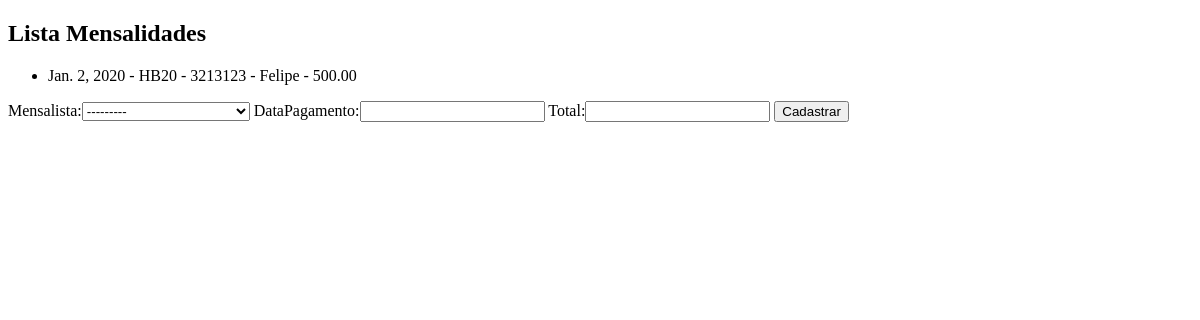
Before: /core/movmen/ with the older database file.
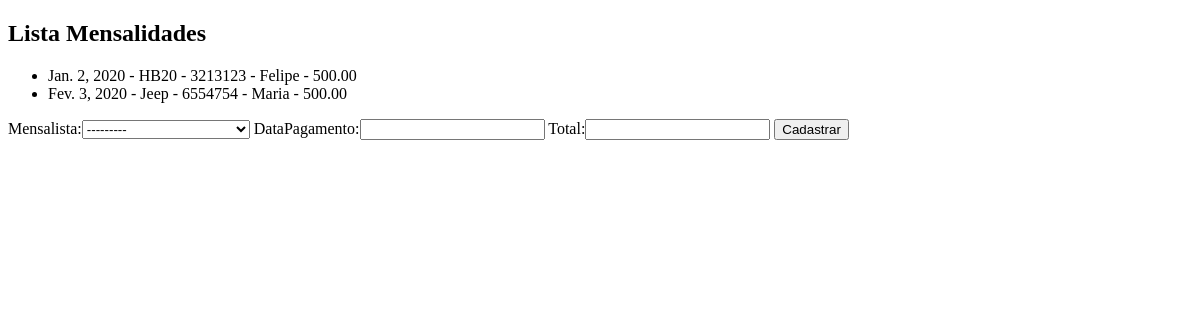
After: the same page with the newer database file.
### core/models.py (models this page shows)
class MovimentosMensalista(models.Model):
    mensalista= models.ForeignKey(mensalista,on_delete=models.SET_NULL, null=True)
    dataPagamento = models.DateField()
    total = models.DecimalField(max_digits=7, decimal_places=2)
    def __str__(self):
        return str(self.mensalista)

class mensalista(models.Model):
    veiculo= models.ForeignKey(veiculo, on_delete=models.SET_NULL, null=True)
    inicio = models.DateField()
    mensalidade = models.DecimalField(max_digits=7, decimal_places=2)
    def __str__(self):
        return str(self.veiculo)

class veiculo(models.Model):
    marca = models.ForeignKey(marca, on_delete=models.SET_NULL, null=True)
    dono = models.ForeignKey(pessoa, on_delete=models.SET_NULL, null=True)
    placa = models.CharField(max_length=7)
    modelo = models.CharField(max_length=30)
    cor = models.CharField(max_length=20)
    observacoes = models.TextField()
    def __str__(self):
        return self.modelo + " - " + self.placa + " - " + str(self.dono)

class pessoa(models.Model):
    nome = models.CharField(max_length=100)
    end = models.CharField(max_length=200)
    telefone = models.CharField(max_length=200)
    def __str__(self):
        return self.nome

### core/views.py (the view)
def lista_movmen(request):
    movmen = MovimentosMensalista.objects.all()
    form = MovmenForm()
    data = {'movmen': movmen, 'form': form}
    return render(request, 'core/lista_movmen.html', data)

### core/forms.py
class MovmenForm(ModelForm):
    class Meta:
        model = MovimentosMensalista
        fields = '__all__'

### core/templates/core/lista_movmen.html (shortened to what this page needs)
<!DOCTYPE html>
<html lang="en">
<head>
</head>
<body>
<h2>Lista Mensalidades</h2>
<ul>
    {% for mov in movmen%}
        <li>  {{mov.dataPagamento}} - {{mov}} - {{mov.total}}  </li>
    {% endfor%}
</ul>
<form action="{% url 'core_movmen_novo'%} " method="POST">
    {{form}}
    <button type="submit"> Cadastrar </button>
</form>
</body>
</html>

Changed rows visible on the page:
added MovimentosMensalista: dataPagamento "Fev. 3, 2020", mensalista.nome "Jeep - 6554754 - Maria", total "500.00"
